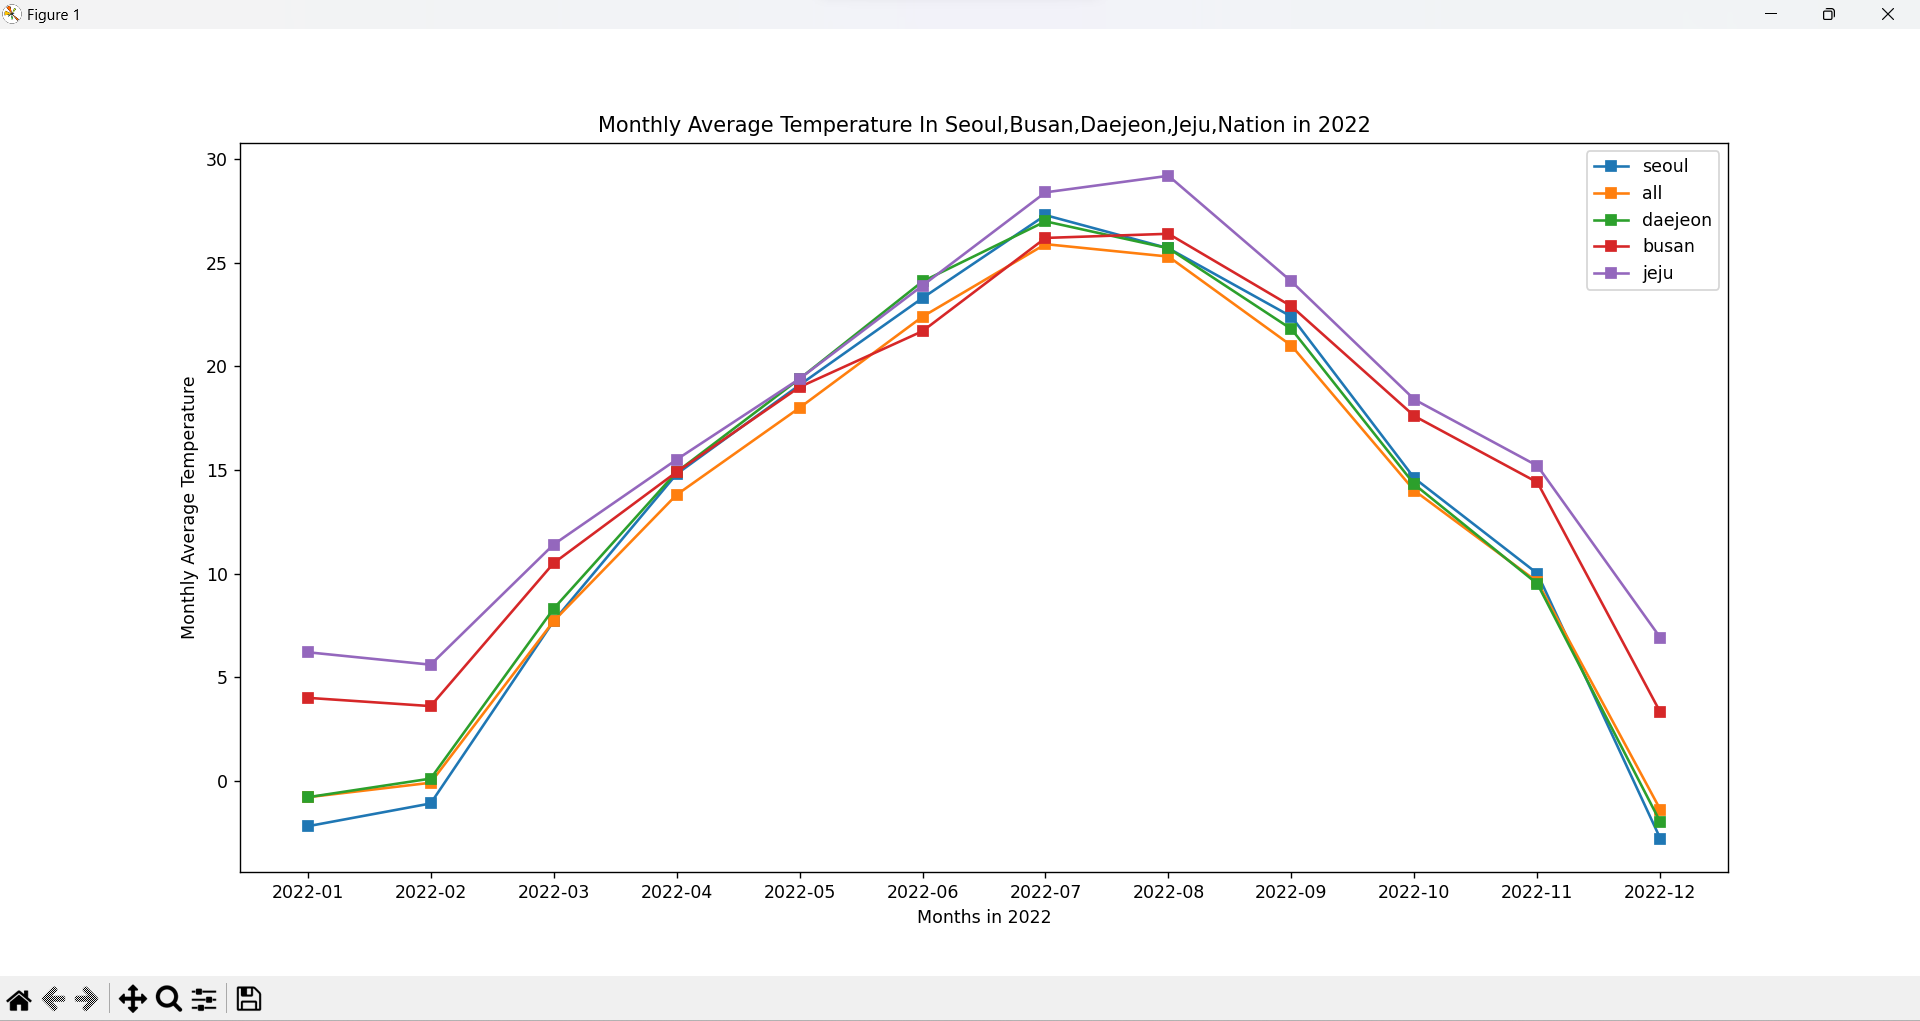

Recreate this plot in Python.
def main():
    import csv
    import matplotlib.pyplot as plt
    f1=open('seoul.csv','r',encoding='ANSI')
    data=csv.reader(f1,delimiter=',')
    header=next(data)
    X=[]
    seoul=[]
    for row in data:
        #print(row)
        if row[2]!='':
            seoul.append(float(row[2]))
            X.append(row[0])
    f1.close()

    f2=open('all.csv','r',encoding='ANSI')
    data2=csv.reader(f2,delimiter=',')
    header2=next(data2)
    all=[]
    for row2 in data2:
        #print(row2)
        if row2[2]!='':
            all.append(float(row2[2]))
    f2.close()
    
    f3=open('daejeon.csv','r',encoding='ANSI')
    data3=csv.reader(f3,delimiter=',')
    header3=next(data3)
    daejeon=[]
    
    for row3 in data3:
        #print(row3)
        if row3[2]!='':
            daejeon.append(float(row3[2]))
    f3.close()

    f4=open('busan.csv','r',encoding='ANSI')
    data4=csv.reader(f4,delimiter=',')
    header4=next(data4)
    busan=[]
    for row4 in data4:
        #print(row4)
        if row4[2]!='':
            busan.append(float(row4[2]))
    f4.close()

    f5=open('jeju.csv','r',encoding='ANSI')
    data5=csv.reader(f5,delimiter=',')
    header5=next(data5)
    jeju=[]
    for row5 in data5:
        #print(row5)
        if row3[2]!='':
            jeju.append(float(row5[2]))
    f5.close()
    
    plt.title('Monthly Average Temperature In Seoul,Busan,Daejeon,Jeju,Nation in 2022')
    plt.plot(X,seoul,label='seoul',marker='s')
    plt.plot(X,all,label='all',marker='s')
    plt.plot(X,daejeon,label='daejeon',marker='s')
    plt.plot(X,busan,label='busan',marker='s')
    plt.plot(X,jeju,label='jeju',marker='s')
    plt.xlabel('Months in 2022')
    plt.ylabel('Monthly Average Temperature')
    plt.legend()
    plt.show()
                         
if __name__ == '__main__':
    main()
